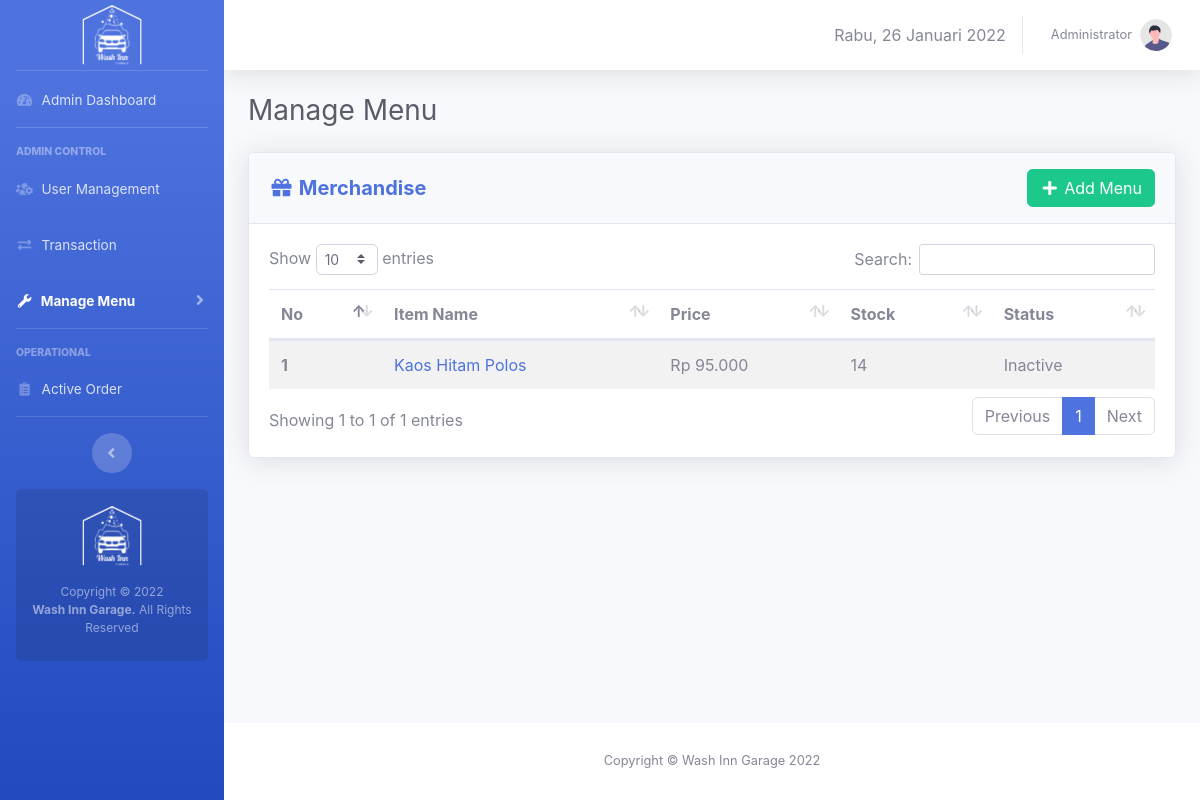
The page /admin/merch-menu.php (signed in) on the database as committed earlier.
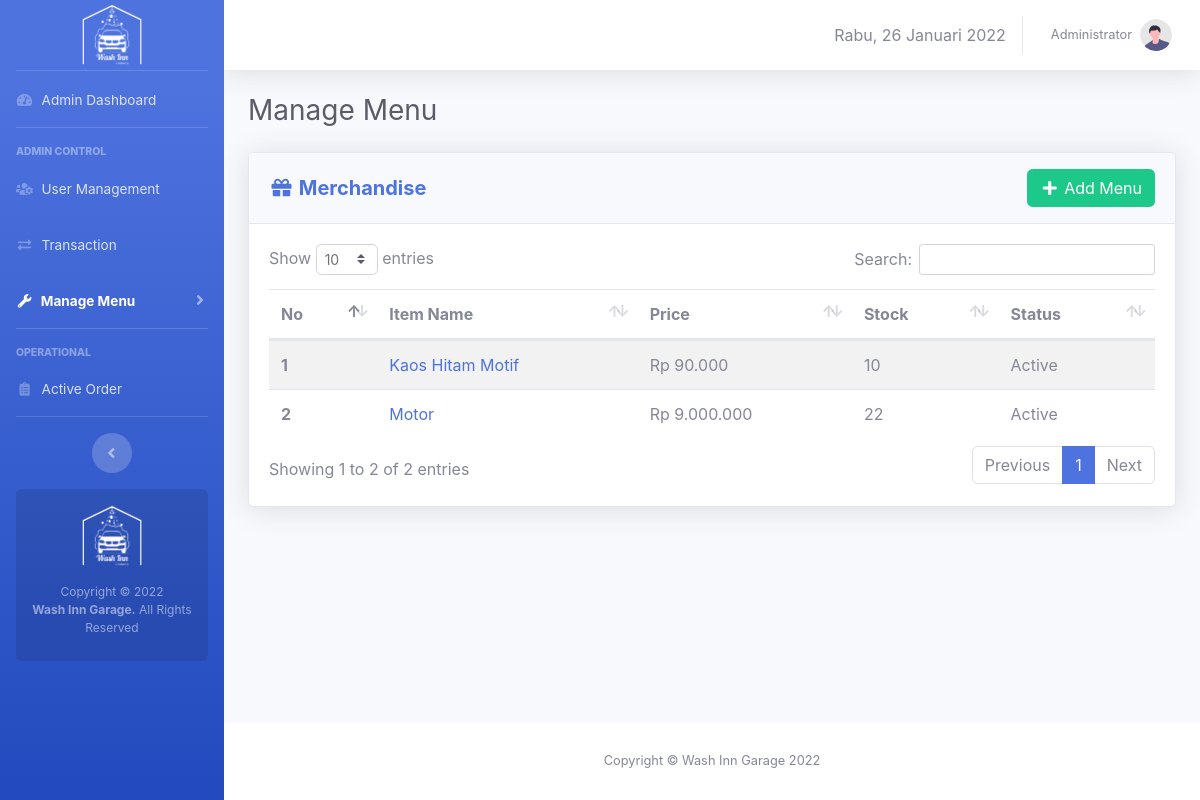
The same page on the database as committed later.
### tables this page shows
CREATE TABLE `users` (
  `id` int(11) NOT NULL,
  `fullname` varchar(50) NOT NULL,
  `email` varchar(50) NOT NULL,
  `phone` varchar(15) NOT NULL DEFAULT 'n/a',
  `username` varchar(50) NOT NULL,
  `role` enum('admin','operator') NOT NULL,
  `password` varchar(255) NOT NULL
);

CREATE TABLE `menus` (
  `id` int(10) NOT NULL,
  `type` enum('service','merchandise','food','beverage') NOT NULL,
  `category` enum('Car','Motorcycle') DEFAULT NULL,
  `name` varchar(50) NOT NULL,
  `price` varchar(10) NOT NULL,
  `image` varchar(100) DEFAULT NULL,
  `description` varchar(1000) DEFAULT NULL,
  `stock` int(10) DEFAULT NULL,
  `status` enum('active','inactive','out of stock') NOT NULL
);

### core/init.php (called while the page is built, shortened)
<?php
if (!empty($_SERVER['HTTPS']) && ('on' == $_SERVER['HTTPS'])) {
  $home = 'https://';
} else {
  $home = 'http://';
}
$home   .= $_SERVER['HTTP_HOST'] .'/washinngarage';
$assets  = $home.'/assets';
?>

### admin/admin-only.php (called while the page is built)
<?php
	require_once '../core/init.php';
	if (isset($_SESSION['wig_user'])) {
		$username = $_SESSION['wig_user'];
		if (checkRole($username) != 'admin') {
			header("Location: ".$home."/operator/");
		}
	}else{
		header("Location: ".$home."/login.php");
	}
	$current_user = $_SESSION['wig_user']
?>

### core/user.php (called while the page is built, shortened)
<?php
function checkRole($username)
{
	global $link;
	$username = mysqli_real_escape_string($link, $username);
	$query = "SELECT role FROM users WHERE username = '$username'";
	$result = mysqli_query($link, $query);
	$data 	= mysqli_fetch_assoc($result);
	return $data['role'];
}
function getUserByUsername($username){
	global $link;
	$username = mysqli_real_escape_string($link, $username);
	$query = "SELECT * FROM users WHERE username = '$username'";
	$result = mysqli_query($link, $query);
	$data = mysqli_fetch_assoc($result);
	return $data;
}
 ?>

### admin/merch-menu.php (the view, shortened to what this page needs)
<?php
    require_once 'admin-only.php';
    $activePageLvl=3;
    $i = 1;
    $query_getMerchandise = "SELECT * FROM menus WHERE type = 'merchandise'";
    $execute_getMerchandise = mysqli_query($link, $query_getMerchandise);
 ?>
 <!DOCTYPE html>
<html>
<head>
    <link rel="stylesheet" type="text/css" href="<?=$assets?>/css/sb-admin-2.min.css">
    <link href="<?=$assets?>/vendor/fontawesome-free/css/all.min.css" rel="stylesheet" type="text/css">
    <link href="<?=$assets?>/vendor/datatables/dataTables.bootstrap4.min.css" rel="stylesheet">
</head>
<body class="page-top">
    <div id="wrapper">
        <?php require_once 'view-template/sidebar.php'; ?>
        <div id="content-wrapper" class="d-flex flex-column">
            <div id="content">
                <?php require_once 'view-template/topbar.php'; ?>
                <div class="container-fluid">
                    <div class="d-sm-flex align-items-center justify-content-between mb-4">
                        <h1 class="h3 mb-0 text-gray-800">Manage Menu </h1>
                    </div>
                    <div class="row">
                        <div class="col-xl-12 col-lg-12" id="panelUtama">
                            <div class="card shadow mb-4">
                                <div
                                    class="card-header py-3 d-flex flex-row align-items-center justify-content-between">
                                    <h5 class="m-0 font-weight-bold text-primary"><i class="fas fa-gift fa-fw"></i> Merchandise</h5>
                                    <a data-toggle="modal" data-target="#addMenuModal" class="btn btn-success"><i class="fas fa-plus fa-fw"></i> Add Menu</a>
                                </div>
                                <div class="card-body">
                                    <table class="table table-striped" id="services">
                                      <thead>
                                        <tr>
                                          <th scope="col">No</th>
                                          <th scope="col">Item Name</th>
                                          <th scope="col">Price</th>
                                          <th scope="col">Stock</th>
                                          <th scope="col">Status</th>
                                        </tr>
                                      </thead>
                                      <tbody>
                                        <?php while ($merch = mysqli_fetch_assoc($execute_getMerchandise)) {
                                            $status = ($merch['status'] == 'active')?'Active':'Inactive';
                                            $type = ($merch['type'] == 'merchandise')?'Merchandise':'other';
                                            $price = 'Rp '.number_format($merch['price'],0,',','.')
                                        ?>
                                        <tr onclick="openDetail('<?= $merch['image'].'\',\''.$merch['name'].'\',\''.$type.'\',\''.$merch['stock'].'\',\''.$price.'\',\''.$status.'\',\''.$merch['description'].'\',\''.$merch['id'].'\',\''.$merch['price'] ?>')">
                                          <th scope="row"><?= $i ?></th>
                                          <td><a href="#"  class="text-decoration-none"><?= $merch['name']?></a></td>
                                          <td><?= $price?></td>
                                          <td><?= $merch['stock'] ?></td>
                                          <td><?= $status ?></td>
                                        </tr>
                                        <?php $i++;} ?>
                                      </tbody>
                                    </table>
                                </div>
                            </div>
                        </div>
                    </div>
                </div>
            </div>
        <?php require_once "view-template/footer.php" ?>
        </div>
    </div>
</body>
</html>

### admin/view-template/sidebar.php (shortened to what this page needs)
<?php
    if ($activePageLvl == 0) {
        $lvl0 = 'active';
    }elseif ($activePageLvl == 1) {
         $lvl1 = 'active';
    }elseif ($activePageLvl == 2) {
         $lvl2 = 'active';
    }elseif ($activePageLvl == 3) {
         $lvl3 = 'active';
    }elseif ($activePageLvl == 4) {
         $lvl4 = 'active';
    }
?>
<ul class="navbar-nav bg-gradient-primary sidebar sidebar-dark accordion" id="accordionSidebar">
    <a class="sidebar-brand d-flex align-items-center justify-content-center" href="index.html">
        <div class="sidebar-brand-icon">
            <img src="<?=$assets?>/img/logo-white.png" width=60px>
        </div>
    </a>
    <hr class="sidebar-divider my-0">
    <li class="nav-item <?=$lvl0?>">
        <a class="nav-link" href="<?=$home?>/admin">
            <i class="fas fa-fw fa-tachometer-alt"></i>
            <span>Admin Dashboard</span>
        </a>
    </li>
    <hr class="sidebar-divider">
    <div class="sidebar-heading">
        Admin Control
    </div>
    <li class="nav-item <?=$lvl1?>">
        <a class="nav-link" href="manage-user.php">
            <i class="fas fa-fw fa-users-cog"></i>
            <span>User Management</span>
        </a>
    </li>
    <li class="nav-item <?=$lvl2?>">
        <a class="nav-link" href="manage-user.php">
            <i class="fas fa-fw fa-exchange-alt"></i>
            <span>Transaction</span>
        </a>
    </li>
    <li class="nav-item <?=$lvl3?>">
        <a class="nav-link collapsed" href="#" data-toggle="collapse" data-target="#collapseMenu"
            aria-expanded="true" aria-controls="collapseMenu">
            <i class="fas fa-fw fa-wrench"></i>
            <span>Manage Menu</span>
        </a>
    </li>
    <hr class="sidebar-divider">
    <div class="sidebar-heading">
        Operational
    </div>
    <li class="nav-item <?=$lvl4?>">
        <a class="nav-link" href="charts.html">
            <i class="fas fa-fw fa-clipboard-list"></i>
            <span>Active Order</span></a>
    </li>
    <hr class="sidebar-divider d-none d-md-block">
    <div class="text-center d-none d-md-inline">
        <button class="rounded-circle border-0" id="sidebarToggle"></button>
    </div>
    <div class="sidebar-card d-none d-lg-flex">
        <img class="mb-3" src="<?=$assets?>/img/logo-white.png" width=60px>
        <p class="text-center mb-2">Copyright &copy; 2022 <br><strong>Wash Inn Garage.</strong> All Rights Reserved</p>
    </div>
</ul>

### admin/view-template/topbar.php (shortened to what this page needs)
<?php
    $userdetail = getUserByUsername($current_user);
?>
<nav class="navbar navbar-expand navbar-light bg-white topbar mb-4 static-top shadow">
    <ul class="navbar-nav ml-auto">
        <li class="nav-item d-none d-lg-inline my-auto">
            <span id="tgl"></span>
        </li>
        <li class="nav-item dropdown no-arrow">
            <a class="nav-link dropdown-toggle" href="#" id="userDropdown" role="button"
                data-toggle="dropdown" aria-haspopup="true" aria-expanded="false">
                <span class="mr-2 d-none d-lg-inline text-gray-600 small"><?= $userdetail['fullname'] ?></span>
                <img class="img-profile rounded-circle"
                    src="<?=$assets?>/img/undraw_profile.svg">
            </a>
        </li>
    </ul>
</nav>

### admin/view-template/footer.php
<footer class="sticky-footer bg-white">
    <div class="container my-auto">
        <div class="copyright text-center my-auto">
            <span>Copyright &copy; Wash Inn Garage 2022</span>
        </div>
    </div>
</footer>

Rows that differ between the two databases and show on the page:
changed menus: name "Kaos Hitam Polos" → "Kaos Hitam Motif"; price "Rp 95.000" → "Rp 90.000"; stock "14" → "10"; status "Inactive" → "Active"
added menus: name "Motor", price "Rp 9.000.000", stock "22", status "Active"
Other text that changed with them:
text written by a page script: "Show entries Search: Showing 1 to 1 of 1 entries Previous 1 Next" → "Show entries Search: Showing 1 to 2 of 2 entries Previous 1 Next"
